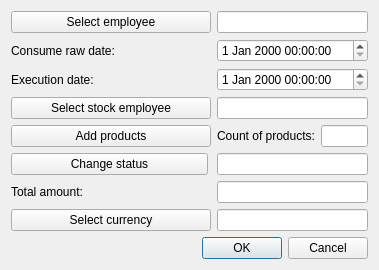
<?xml version="1.0" encoding="UTF-8"?>
<ui version="4.0">
 <class>CreateConsumeRaw</class>
 <widget class="QDialog" name="CreateConsumeRaw">
  <property name="geometry">
   <rect>
    <x>0</x>
    <y>0</y>
    <width>379</width>
    <height>270</height>
   </rect>
  </property>
  <property name="windowTitle">
   <string>Create/Update consume raw</string>
  </property>
  <property name="locale">
   <locale language="English" country="UnitedStates"/>
  </property>
  <property name="modal">
   <bool>false</bool>
  </property>
  <layout class="QGridLayout" name="gridLayout">
   <property name="leftMargin">
    <number>11</number>
   </property>
   <property name="topMargin">
    <number>11</number>
   </property>
   <property name="rightMargin">
    <number>11</number>
   </property>
   <property name="bottomMargin">
    <number>11</number>
   </property>
   <item row="7" column="1" colspan="2">
    <widget class="QLineEdit" name="currencyEdit">
     <property name="readOnly">
      <bool>true</bool>
     </property>
    </widget>
   </item>
   <item row="6" column="0">
    <widget class="QLabel" name="sumLb">
     <property name="text">
      <string>Total amount:</string>
     </property>
    </widget>
   </item>
   <item row="1" column="0">
    <widget class="QLabel" name="dateLb">
     <property name="text">
      <string>Consume raw date:</string>
     </property>
    </widget>
   </item>
   <item row="3" column="1" colspan="2">
    <widget class="QLineEdit" name="stockEmployeeEdit">
     <property name="toolTip">
      <string>&lt;html&gt;&lt;head/&gt;&lt;body&gt;&lt;p&gt;Enter employee ID&lt;/p&gt;&lt;/body&gt;&lt;/html&gt;</string>
     </property>
     <property name="readOnly">
      <bool>true</bool>
     </property>
    </widget>
   </item>
   <item row="8" column="0" colspan="3">
    <layout class="QHBoxLayout" name="horizontalLayout">
     <item>
      <spacer name="horizontalSpacer">
       <property name="orientation">
        <enum>Qt::Horizontal</enum>
       </property>
       <property name="sizeHint" stdset="0">
        <size>
         <width>40</width>
         <height>20</height>
        </size>
       </property>
      </spacer>
     </item>
     <item>
      <widget class="QPushButton" name="okBtn">
       <property name="text">
        <string>OK</string>
       </property>
      </widget>
     </item>
     <item>
      <widget class="QPushButton" name="cancelBtn">
       <property name="text">
        <string>Cancel</string>
       </property>
      </widget>
     </item>
    </layout>
   </item>
   <item row="0" column="1" colspan="2">
    <widget class="QLineEdit" name="employeeEdit">
     <property name="toolTip">
      <string>&lt;html&gt;&lt;head/&gt;&lt;body&gt;&lt;p&gt;Enter client ID&lt;/p&gt;&lt;/body&gt;&lt;/html&gt;</string>
     </property>
     <property name="readOnly">
      <bool>true</bool>
     </property>
    </widget>
   </item>
   <item row="1" column="1" colspan="2">
    <widget class="QDateTimeEdit" name="dateEdit"/>
   </item>
   <item row="4" column="1">
    <widget class="QLabel" name="prodCountLb">
     <property name="text">
      <string>Count of products:</string>
     </property>
    </widget>
   </item>
   <item row="7" column="0">
    <widget class="QPushButton" name="currencyBtn">
     <property name="text">
      <string>Select currency</string>
     </property>
    </widget>
   </item>
   <item row="0" column="0">
    <widget class="QPushButton" name="employeeBtn">
     <property name="minimumSize">
      <size>
       <width>200</width>
       <height>0</height>
      </size>
     </property>
     <property name="text">
      <string>Select employee</string>
     </property>
    </widget>
   </item>
   <item row="4" column="0">
    <widget class="QPushButton" name="addProdBtn">
     <property name="text">
      <string>Add products</string>
     </property>
    </widget>
   </item>
   <item row="4" column="2">
    <widget class="QLineEdit" name="prodCountEdit">
     <property name="readOnly">
      <bool>true</bool>
     </property>
    </widget>
   </item>
   <item row="6" column="1" colspan="2">
    <widget class="QLineEdit" name="sumEdit">
     <property name="readOnly">
      <bool>true</bool>
     </property>
    </widget>
   </item>
   <item row="2" column="0" colspan="3">
    <widget class="QWidget" name="execDateWidget" native="true">
     <layout class="QHBoxLayout" name="horizontalLayout_2">
      <property name="spacing">
       <number>9</number>
      </property>
      <property name="leftMargin">
       <number>0</number>
      </property>
      <property name="topMargin">
       <number>0</number>
      </property>
      <property name="rightMargin">
       <number>0</number>
      </property>
      <property name="bottomMargin">
       <number>0</number>
      </property>
      <item>
       <widget class="QLabel" name="execDateLb">
        <property name="sizePolicy">
         <sizepolicy hsizetype="Fixed" vsizetype="Preferred">
          <horstretch>0</horstretch>
          <verstretch>0</verstretch>
         </sizepolicy>
        </property>
        <property name="minimumSize">
         <size>
          <width>197</width>
          <height>0</height>
         </size>
        </property>
        <property name="text">
         <string>Execution date:</string>
        </property>
       </widget>
      </item>
      <item>
       <widget class="QDateTimeEdit" name="execDateEdit"/>
      </item>
     </layout>
    </widget>
   </item>
   <item row="3" column="0">
    <widget class="QPushButton" name="stockEmployeeBtn">
     <property name="text">
      <string>Select stock employee</string>
     </property>
    </widget>
   </item>
   <item row="5" column="0" colspan="3">
    <widget class="QWidget" name="statusWidget" native="true">
     <layout class="QHBoxLayout" name="horizontalLayout_3">
      <property name="spacing">
       <number>9</number>
      </property>
      <property name="leftMargin">
       <number>0</number>
      </property>
      <property name="topMargin">
       <number>0</number>
      </property>
      <property name="rightMargin">
       <number>0</number>
      </property>
      <property name="bottomMargin">
       <number>0</number>
      </property>
      <item>
       <widget class="QPushButton" name="statusBtn">
        <property name="sizePolicy">
         <sizepolicy hsizetype="Fixed" vsizetype="Fixed">
          <horstretch>0</horstretch>
          <verstretch>0</verstretch>
         </sizepolicy>
        </property>
        <property name="minimumSize">
         <size>
          <width>197</width>
          <height>0</height>
         </size>
        </property>
        <property name="text">
         <string>Change status</string>
        </property>
       </widget>
      </item>
      <item>
       <widget class="QLineEdit" name="statusEdit">
        <property name="readOnly">
         <bool>true</bool>
        </property>
       </widget>
      </item>
     </layout>
    </widget>
   </item>
  </layout>
 </widget>
 <tabstops>
  <tabstop>employeeBtn</tabstop>
  <tabstop>employeeEdit</tabstop>
  <tabstop>stockEmployeeBtn</tabstop>
  <tabstop>stockEmployeeEdit</tabstop>
  <tabstop>addProdBtn</tabstop>
  <tabstop>prodCountEdit</tabstop>
  <tabstop>sumEdit</tabstop>
  <tabstop>currencyBtn</tabstop>
  <tabstop>currencyEdit</tabstop>
  <tabstop>okBtn</tabstop>
  <tabstop>cancelBtn</tabstop>
 </tabstops>
 <resources/>
 <connections/>
</ui>
